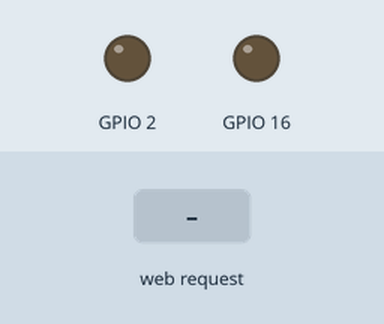
A sketch run on a simulated ESP8266 (NodeMCU). Parts: output pins drawn as LEDs (lit = HIGH). The test bench sets the inputs (shaded band). WiFi joins after 1.5 s; servers stay silent unless stated; what the sketch prints to the serial monitor is not drawn.

Above: at 5.7 s.
5.8 s: HTTP request GET /?LED1=ON received
At 6.2 s:
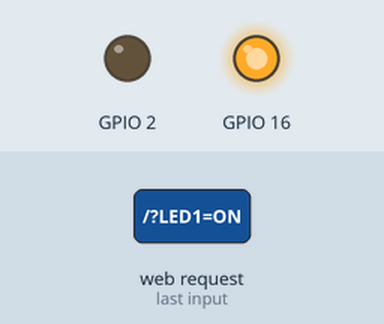
7.3 s: HTTP request GET /?LED2=ON received
At 8.5 s:
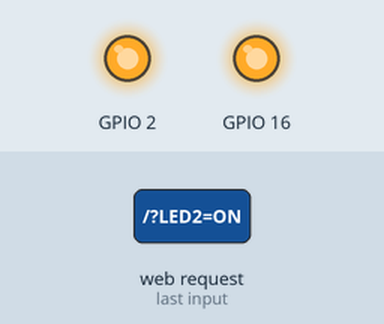
8.8 s: HTTP request GET /?LED1=OFF received
At 9.7 s:
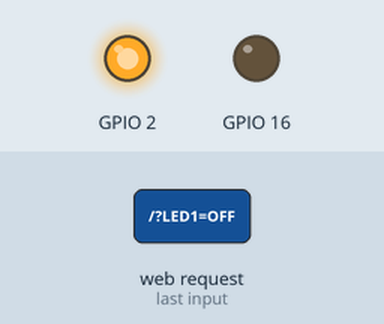
10.3 s: HTTP request GET /?LED2=OFF received
At 10.8 s:
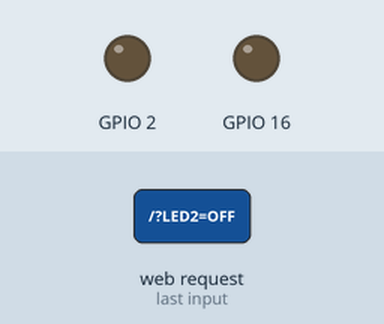
Timing chart, 0 to 12.8 s (numbered marks = the images above; inputs shaded):
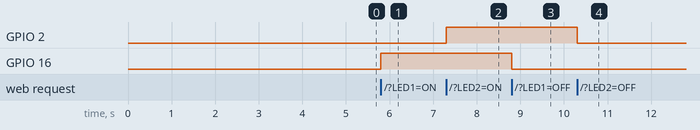

The sketch:

12_try_with_2_buttons_2_leds.ino
```cpp
#include <ESP8266WiFi.h>

String  ClientRequest;
WiFiServer server(80);

void setup()
{
  ClientRequest = "";

  Serial.begin(9600);
  pinMode(16, OUTPUT);
  pinMode(2, OUTPUT);
  WiFi.disconnect();
  delay(3000);
  Serial.println("START");
  WiFi.begin("OnePlus5T");
  while ((!(WiFi.status() == WL_CONNECTED))) {
    delay(300);
    Serial.print("..");

  }
  Serial.println("Connected");
  Serial.println("Your IP is");
  Serial.println((WiFi.localIP().toString()));
  server.begin();

}


void loop()
{

  WiFiClient client = server.available();
  if (!client) {
    return;
  }
  while (!client.available()) {
    delay(1);
  }
  ClientRequest = (client.readStringUntil('\r'));
  client.flush();
  if (ClientRequest.indexOf("LED1=ON") > 0) {
    digitalWrite(16, HIGH);

  }
  if (ClientRequest.indexOf("LED1=OFF") > 0) {
    digitalWrite(16, LOW);

  }
  if (ClientRequest.indexOf("LED2=ON") > 0) {
    digitalWrite(2, HIGH);

  }
  if (ClientRequest.indexOf("LED2=OFF") > 0) {
    digitalWrite(2, LOW);

  }
  client.println("HTTP/1.1 200 OK");
  client.println("Content-Type: text/html");
  client.println("");
  client.println("<!DOCTYPE HTML>");
  client.println("<html>");
  client.println("<head>");
  client.println("<h1 style=""color:#000099"">");
  client.println("LED CONTROL");
  client.println("</h1>");
  client.println("</head>");
  client.println("<body>");
  client.println("Room: 1  ");
  client.println("<a href=");
  client.println("LED1=ON");
  client.println("><button>");
  client.println("ON");
  client.println("</button></a>");
  client.println("<a href=");
  client.println("LED1=OFF");
  client.println("><button>");
  client.println("OFF");
  client.println("</button></a>");
  client.println("<br>");
  client.println("Room: 2  ");
  client.println("<a href=");
  client.println("LED2=ON");
  client.println("><button>");
  client.println("ON");
  client.println("</button></a>");
  client.println("<a href=");
  client.println("LED2=OFF");
  client.println("><button>");
  client.println("OFF");
  client.println("</button></a>");
  client.println("</body>");
  client.println("</html>");
  client.stop();
  delay(1);

}
```

Measured:
- after the input at 5.8 s, GPIO 16: LOW → HIGH at once
- after the input at 7.3 s, GPIO 2: LOW → HIGH at once
- after the input at 8.8 s, GPIO 16: HIGH → LOW at once
- after the input at 10.3 s, GPIO 2: HIGH → LOW at once
